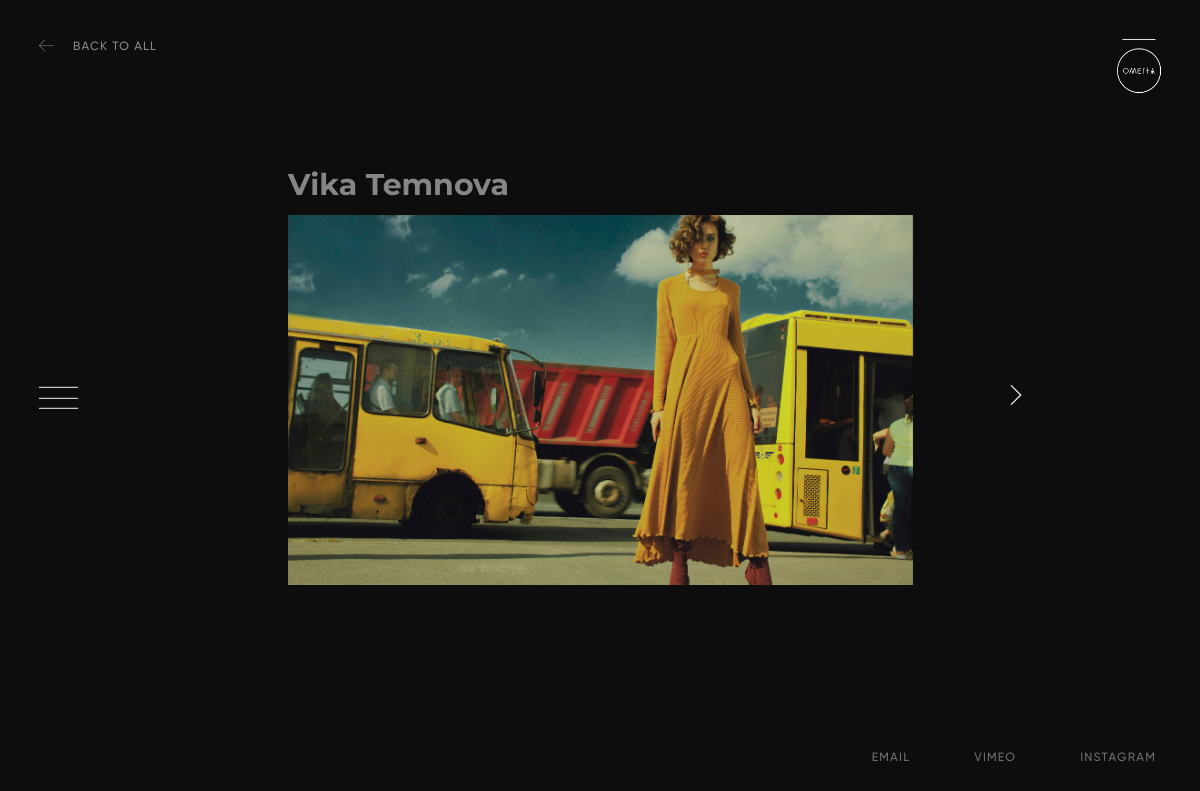
The app's page /photographers/1 with its own data.
### ometa/models.py (models this page shows, shortened)
class Photographer(models.Model):
    number = models.IntegerField(default=1)
    name = models.CharField(max_length=30, default='No name')
    class Meta(object):
        ordering = ['number']

class Photo(models.Model):
    number = models.IntegerField(default=1)
    album = models.ForeignKey(Album, on_delete=models.CASCADE, related_name="photos")
    photo = models.ImageField(upload_to="photo/", default='', null=True, blank=True)
    isTitle = models.BooleanField(default=0)
    @property
    def photo_url(self):
        if self.photo and hasattr(self.photo, 'url'):
            return self.photo.url
    class Meta(object):
        ordering = ['number']

### ometa/views.py (the view)
# urls.py: path('photographers/<int:id>', views.photo_artist, name='photo_artist'),
def photo_artist(request, id=None):
    artist = get_object_or_404(Photographer, id=id)
    albums_list = Album.objects.filter(photograph=id).order_by('number')
    first_photo_list = []
    photo_list = []
    photos = []
    i = 0
    for al_obj in albums_list:
        photo = Photo.objects.filter(album=al_obj.id)
        for ph_obj in photo:
            photos.append(ph_obj)
        photos.sort(key=lambda x: x.number)
        first_photo_list.append(photos[0])
        photo_list.append([])
        for obj in photos:
            photo_list[i].append(obj)
        photos.clear()
        i += 1
    context = {
        "artist": artist,
        "active_photos": first_photo_list,
        "photos": photo_list
    }
    return render(request, "partials/photo-artist.html", context)

### templates/partials/photo-artist.html (shortened to what this page needs)
{% extends 'base.html' %}
{% block body %}
   <main class="content" data-page="home">
      <div class="main-screen full-screen">
         <div class="artist-page-name">{{ artist.name }}</div>
         <div class="preview-slider">
            <div class="swiper-container margin-top js-photo-slider swiper-container-horizontal ">
               <div class="swiper-wrapper">
                     {% for obj in active_photos %}
                        <div class="swiper-slide">
                           <img class="preview-slider__media" src="{{ obj.photo_url }}" data-num="{{ obj.album.number }}">
                        </div>
                     {% endfor %}
               </div>
               <div class="swiper-button-next">
                     <div class="arrow-next"></div>
               </div>
            </div>
         </div>
         <a class="back-button back-to-list" href="{% url 'photographers' %}">Back to all</a>
      </div>
   </main>
{% endblock %}

### custom_static/css/index.css (style rules this page uses)
html { font-family: sans-serif; line-height: 1.15; -ms-text-size-adjust: 100%; -webkit-text-size-adjust: 100%; box-sizing: border-box; }
*, *::before, *::after { box-sizing: inherit; }
body { margin: 0; }
article, aside, footer, header, nav, section, figcaption, figure, main { display: block; }
a { background-color: transparent; -webkit-text-decoration-skip: objects; }
img { border-style: none; }
a, area, button, input, label, select, textarea { -ms-touch-action: manipulation; touch-action: manipulation; }
h1, h2, h3, h4, h5, h6, p, blockquote, em, img, i, dl, dt, ol, ul, li, video, canvas { margin: 0; padding: 0; border: 0; vertical-align: baseline; }
div, input, textarea, select, button, h1, h2, h3, h4, h5, h6, a, span { outline: none; }
.swiper-container { margin: 0 auto; position: relative; overflow: hidden; list-style: none; padding: 0; z-index: 1; }
.swiper-wrapper { position: relative; width: 100%; height: 100%; z-index: 1; display: -webkit-flex; display: -ms-flexbox; display: flex; transition-property: -webkit-transform; transition-property: transform; transition-property: transform, -webkit-transform; box-sizing: content-box; }
.swiper-container-android .swiper-slide, .swiper-wrapper { -webkit-transform: translate3d(0px, 0, 0); transform: translate3d(0px, 0, 0); }
.swiper-slide { -ms-flex-negative: 0; -webkit-flex-shrink: 0; flex-shrink: 0; width: 100%; height: 100%; position: relative; transition-property: -webkit-transform; transition-property: transform; transition-property: transform, -webkit-transform; }
.swiper-button-prev, .swiper-button-next { position: absolute; top: 50%; width: 27px; height: 44px; margin-top: -22px; z-index: 10; cursor: pointer; background-size: 27px 44px; background-position: center; background-repeat: no-repeat; }
.swiper-button-next, .swiper-container-rtl .swiper-button-prev { right: 10px; left: auto; }
.back-button { position: absolute; top: 39px; left: 39px; padding-left: 34px; color: #ffff; font-size: 12px; cursor: pointer; opacity: .5; transition: opacity .2s; text-transform: uppercase; text-decoration: none; font-family: "Gilroy Medium", sans-serif; letter-spacing: 1.1px; }
.back-button:before { content: ''; position: absolute; top: -1px; left: 0; width: 15px; height: 15px; background: url(../img/ui/arrow-back-long.svg) no-repeat; }
.swiper-button-next, .swiper-button-prev { mix-blend-mode: difference; padding: 7px; background-image: none; width: 34px; height: 34px; }
.arrow-next, .arrow-prev { display: inline-block; background: url(../img/ui/arrow-next.svg) no-repeat; width: 20px; height: 20px; }
body, html { width: 100vw; max-height: 100vh; overflow: hidden; height: 100vh; background-color: #0d0d0d; color: #ffffff; margin: 0; padding: 0; box-sizing: border-box; }
.main-screen { position: relative; margin: 0; padding: 0; box-sizing: border-box; }
.full-screen { display: block; position: relative; width: 100vw; height: 100vh; overflow: hidden; }
.artist-page-name { font-family: "Montserrat Bold", serif; font-size: 30px; position: absolute; top: 50%; left: 50%; opacity: .5; white-space: nowrap; width: 360px; -webkit-transform: translate(calc(-50% - 132px), calc(-50% - 215px)); -ms-transform: translate(calc(-50% - 132px), calc(-50% - 215px)); transform: translate(calc(-50% - 132px), calc(-50% - 215px)); }
.preview-slider, .photo-slider { position: absolute; height: 370px; width: 100%; top: 50%; -webkit-transform: translateY(-50%); -ms-transform: translateY(-50%); transform: translateY(-50%); }
.preview-slider__media { position: absolute; max-width: 625px; min-width: 625px; min-height: 370px; margin: auto; cursor: pointer; }
.preview-slider .swiper-slide { width: 370px; height: 370px; position: relative; display: -webkit-flex; display: -ms-flexbox; display: flex; -webkit-justify-content: center; -ms-flex-pack: center; justify-content: center; -webkit-align-items: center; -ms-flex-align: center; align-items: center; cursor: pointer; }
.preview-slider .swiper-slide:after { content: ''; position: absolute; left: 50%; top: 0; width: 625px; height: 100%; -webkit-transform: translateX(-50%); -ms-transform: translateX(-50%); transform: translateX(-50%); }
.preview-slider .swiper-slide.o-active:after { content: none; }
.preview-slider .swiper-button-next { right: calc(50% - 432.5px); }
.swiper-button-prev, .swiper-button-next { transition: opacity .2s; }

### records on screen
Photographer: name "Vika Temnova"
Photo: photo_url (picture)
